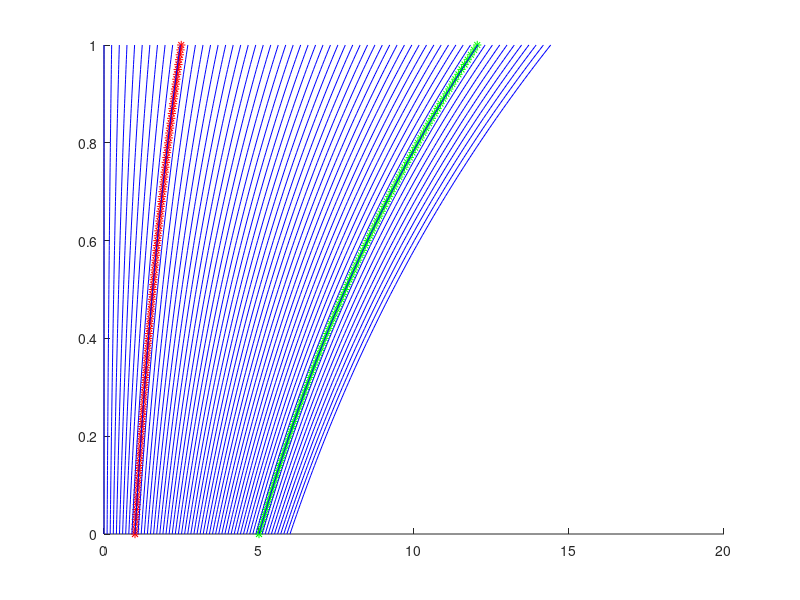

This chart was generated by the following MATLAB code:
function solve_paff_adative_time


xlist = 0:0.1:6;
p = 1,
q = 5;
tlist = 0:0.01:1;
pqhat0 = [p, p, q];
r = 0.5;

[T, pqhat] = ode45(@vhat_paff, tlist, pqhat0);


plist = pqhat(:, 2);
qlist = pqhat(:, 3);


figure(1); clf;
hold on;
plot(plist, tlist, '-r*');
plot(qlist, tlist, '-g*');
% plot(pqhat(:, 1), tlist, '-b');
hold off;

ind_t1 = 1;
clist = [];
clist(end+1) = ind_t1;
while (ind_t1 < length(tlist))
   ind_t2_a = find(abs(plist(ind_t1+1:end)  - qlist(ind_t1)) < r, 1, 'first');
   ind_t2_b = find(abs(qlist(ind_t1+1:end)  - plist(ind_t1)) < r, 1, 'first');
   
   if (isempty(ind_t2_a)) 
       ind_t2_a = length(tlist);
   else
       ind_t2_a = ind_t2_a + ind_t1;
   end;
   
   if (isempty(ind_t2_b))
       ind_t2_b = length(tlist);
   else
       ind_t2_b = ind_t2_b + ind_t1;

   end;
   
   
 
    ind_t2 = min(ind_t2_a, ind_t2_b);
   clist(end+1) = ind_t2;
   ind_t1 = ind_t2;
   ind_t1
end;

disp clist;


xlist_last = xlist;
ylist = zeros(length(plist), length(xlist_last));

for ii = 1:length(clist)-1
    xlist_current = xlist_last;
    
    ind_t1 = clist(ii);
    ind_t2 = clist(ii+1);
    
    p = plist(ind_t1);
    q = qlist(ind_t1);
    
    for ind_x = 1:length(xlist)
        x = xlist_current(ind_x);
        
        % tlist1 = zeros(1, (ind_t2 - ind_t1 + 1) * 5 + 1);
        % tlist1 = tlist(ind_t1) : (tlist(ind_t1+1) - tlist(ind_t1)) / 5 : tlist(ind_t2);
        
        % [T, Y1] = ode45(@(t, y) v_paff_ex(t, y, p, q), tlist1, x);   
        
        
        % Y = Y1(1:5:end);
        
        [T, Y] = ode45(@(t, y) v_paff_ex(t, y, p, q), tlist(ind_t1:ind_t2), x);   
        
        if length(T) ~= ind_t2 - ind_t1 + 1
            disp 'haha';
        end;
        
        if (ind_t2 > ind_t1 + 1)
            ylist(ind_t1:ind_t2, ind_x) = Y;
        else
            ylist(ind_t1, ind_x) = Y(1);
            ylist(ind_t2, ind_x) = Y(end);
        end;
    end;
    xlist_last = ylist(ind_t2, :);
end;


figure(1); 
for ind_x = 1:length(xlist)
    hold on;
    plot(ylist(:, ind_x), tlist, 'b-');
    hold off;
end;







function v = v_paff_ex(t, y, p, q)
        
w1 = gpaff(y-p) + 0.01;
w2 = gpaff(y-q) + 0.01;
wsum = w1+w2;
w1 = w1 / wsum;
w2 = w2 / wsum;
v1 = log(3) * y;
v2 = log(2) * y;

v = w1*v1+w2*v2;

if isnan(v)
    disp 'haha';
end;
 




function solve_paff

xlist = 1:0.1:4;
% xlist = [0 1];
ylist = {};
tlist = {};
for x = xlist
    [T, Y] = ode45(@vhat_paff, [0, 1], [x 2 3]);   
    ylist{end+1} = Y(:, 1);
    tlist{end+1} = T(:);
    
end;

figure(2); clf;
for ii = 1:size(ylist, 2);
    hold on;
    plot(ylist{ii}, tlist{ii}, '-k');
    hold off;
    
    
end;


hold on;
plot(Y(:, end-1), T(:), '-c');

plot(Y(:, end), T(:), '-m');
hold off;




grid on;
    


function vhat=vhat_paff(t, yhat)

y = yhat(1);
p = yhat(2);
q = yhat(3);

vhat = zeros(3, 1);

vhat(1) = v_paff_ex(t, y, p, q);
vhat(2) = v_paff_ex(t, p, p, q);
vhat(3) = v_paff_ex(t, q, p, q);

% 
% w1 = gpaff(y-p);
% w2 = gpaff(y-q);
% wsum = w1+w2;
% w1 = w1 / wsum;
% w2 = w2 / wsum;
% v1 = r1 * y;
% v2 = r2 * y;
% vhat = zeros(3, 1);
% vhat(1) = w1*v1+w2*v2;
% 
% w1 = gpaff(p-p);
% w2 = gpaff(p-q);
% wsum = w1+w2;
% w1 = w1 / wsum;
% w2 = w2 / wsum;
% v1 = r1 * p;
% v2 = r2 * p;
% vhat(2) = w1*v1+w2*v2;
% 
% w1 = gpaff(q-p);
% w2 = gpaff(q-q);
% wsum = w1+w2;
% w1 = w1 / wsum;
% w2 = w2 / wsum;
% v1 = r1 * q;
% v2 = r2 * q;
% vhat(3) = w1*v1+w2*v2;


% vhat(2) = v1;
% vhat(3) = v2;


function w = gpaff(d)

s = 10;
w = 1/(sqrt(2*pi) * s) * exp(- d*d / (s*s*2));

% ad = abs(d);
% 
% if (abs(d) <= 0.1)
%     w = 1;
% elseif (abs(d) <= 0.2)
%     w = (1 + 0.1*4.5 - ad * 4.5);
% else
%     w = 0.1;
% end;
% 
% w = sqrt(w);
% w = sqrt(w);
    
